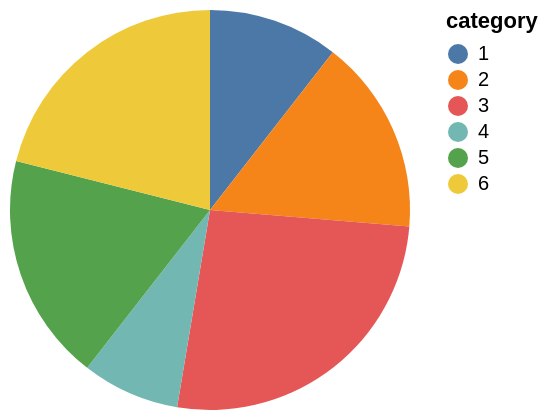

The specification (Vega-Lite) saved for this image:
### Vega specification from a JSON file in a GitHub repository (floating-point values rounded to 4 significant figures)
{"$schema": "https://vega.github.io/schema/vega/v5.json", "description": "A simple pie chart with embedded data.", "background": "white", "padding": 5, "width": 200, "height": 200, "style": "cell", "encode": {"update": {"stroke": {"value": null}}}, "data": [{"name": "source_0", "values": [{"category": 1, "value": 4}, {"category": 2, "value": 6}, {"category": 3, "value": 10}, {"category": 4, "value": 3}, {"category": 5, "value": 7}, {"category": 6, "value": 8}]}, {"name": "data_0", "source": "source_0", "transform": [{"type": "stack", "groupby": [], "field": "value", "sort": {"field": ["category"], "order": ["ascending"]}, "as": ["value_start", "value_end"], "offset": "zero"}, {"type": "filter", "expr": "isValid(datum[\"value\"]) && isFinite(+datum[\"value\"])"}]}], "marks": [{"name": "marks", "type": "arc", "style": ["arc"], "from": {"data": "data_0"}, "encode": {"update": {"fill": {"scale": "color", "field": "category"}, "x": {"signal": "width", "mult": 0.5}, "y": {"signal": "height", "mult": 0.5}, "outerRadius": {"signal": "min(width,height)/2"}, "innerRadius": {"value": 0}, "startAngle": {"scale": "theta", "field": "value_end"}, "endAngle": {"scale": "theta", "field": "value_start"}}}}], "scales": [{"name": "theta", "type": "linear", "domain": {"data": "data_0", "fields": ["value_start", "value_end"]}, "range": [0, 6.283], "zero": true}, {"name": "color", "type": "ordinal", "domain": {"data": "data_0", "field": "category", "sort": true}, "range": "category"}], "legends": [{"fill": "color", "symbolType": "circle", "title": "category"}]}
